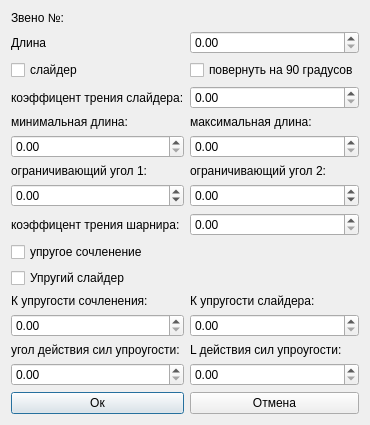
<?xml version="1.0" encoding="UTF-8"?>
<ui version="4.0">
 <class>redact_joint</class>
 <widget class="QDialog" name="redact_joint">
  <property name="geometry">
   <rect>
    <x>0</x>
    <y>0</y>
    <width>342</width>
    <height>397</height>
   </rect>
  </property>
  <property name="maximumSize">
   <size>
    <width>342</width>
    <height>397</height>
   </size>
  </property>
  <property name="windowTitle">
   <string>Dialog</string>
  </property>
  <layout class="QVBoxLayout" name="verticalLayout_2">
   <item>
    <layout class="QVBoxLayout" name="verticalLayout">
     <item>
      <layout class="QGridLayout" name="gridLayout">
       <item row="6" column="0">
        <widget class="QDoubleSpinBox" name="slider_min">
         <property name="maximum">
          <double>10.000000000000000</double>
         </property>
         <property name="singleStep">
          <double>0.100000000000000</double>
         </property>
        </widget>
       </item>
       <item row="6" column="1">
        <widget class="QDoubleSpinBox" name="slider_max">
         <property name="maximum">
          <double>10.000000000000000</double>
         </property>
         <property name="singleStep">
          <double>0.100000000000000</double>
         </property>
        </widget>
       </item>
       <item row="5" column="0">
        <widget class="QLabel" name="label_2">
         <property name="text">
          <string>минимальная длина:</string>
         </property>
        </widget>
       </item>
       <item row="5" column="1">
        <widget class="QLabel" name="label_3">
         <property name="text">
          <string>максимальная длина:</string>
         </property>
        </widget>
       </item>
       <item row="10" column="0">
        <spacer name="verticalSpacer">
         <property name="orientation">
          <enum>Qt::Vertical</enum>
         </property>
         <property name="sizeHint" stdset="0">
          <size>
           <width>20</width>
           <height>40</height>
          </size>
         </property>
        </spacer>
       </item>
       <item row="7" column="0">
        <widget class="QLabel" name="label_4">
         <property name="text">
          <string>ограничивающий угол 1:</string>
         </property>
        </widget>
       </item>
       <item row="7" column="1">
        <widget class="QLabel" name="label_5">
         <property name="text">
          <string>ограничивающий угол 2:</string>
         </property>
        </widget>
       </item>
       <item row="8" column="0">
        <widget class="QDoubleSpinBox" name="ang1">
         <property name="minimum">
          <double>-360.000000000000000</double>
         </property>
         <property name="maximum">
          <double>360.000000000000000</double>
         </property>
        </widget>
       </item>
       <item row="8" column="1">
        <widget class="QDoubleSpinBox" name="ang2">
         <property name="minimum">
          <double>-360.000000000000000</double>
         </property>
         <property name="maximum">
          <double>360.000000000000000</double>
         </property>
        </widget>
       </item>
       <item row="3" column="0">
        <widget class="QCheckBox" name="slider_box">
         <property name="text">
          <string>слайдер</string>
         </property>
        </widget>
       </item>
       <item row="4" column="1">
        <widget class="QDoubleSpinBox" name="slider_K">
         <property name="maximum">
          <double>1.000000000000000</double>
         </property>
         <property name="singleStep">
          <double>0.050000000000000</double>
         </property>
        </widget>
       </item>
       <item row="4" column="0">
        <widget class="QLabel" name="label">
         <property name="text">
          <string>коэффицент трения слайдера:</string>
         </property>
        </widget>
       </item>
       <item row="9" column="0">
        <widget class="QLabel" name="label_6">
         <property name="text">
          <string>коэффицент трения шарнира:</string>
         </property>
        </widget>
       </item>
       <item row="9" column="1">
        <widget class="QDoubleSpinBox" name="joint_K">
         <property name="maximum">
          <double>1.000000000000000</double>
         </property>
         <property name="singleStep">
          <double>0.050000000000000</double>
         </property>
        </widget>
       </item>
       <item row="17" column="0">
        <widget class="QPushButton" name="Ok_but">
         <property name="text">
          <string>Ок</string>
         </property>
        </widget>
       </item>
       <item row="17" column="1">
        <widget class="QPushButton" name="Canc_but">
         <property name="text">
          <string>Отмена</string>
         </property>
        </widget>
       </item>
       <item row="1" column="0">
        <widget class="QLabel" name="bone_num">
         <property name="text">
          <string>Звено №:</string>
         </property>
        </widget>
       </item>
       <item row="1" column="1">
        <widget class="QLabel" name="bone">
         <property name="text">
          <string/>
         </property>
        </widget>
       </item>
       <item row="3" column="1">
        <widget class="QCheckBox" name="subt_cbox">
         <property name="text">
          <string>повернуть на 90 градусов</string>
         </property>
        </widget>
       </item>
       <item row="2" column="0">
        <widget class="QLabel" name="label_7">
         <property name="text">
          <string>Длина</string>
         </property>
        </widget>
       </item>
       <item row="2" column="1">
        <widget class="QDoubleSpinBox" name="len">
         <property name="minimum">
          <double>0.000000000000000</double>
         </property>
         <property name="maximum">
          <double>100.000000000000000</double>
         </property>
         <property name="singleStep">
          <double>0.050000000000000</double>
         </property>
        </widget>
       </item>
       <item row="11" column="0">
        <widget class="QCheckBox" name="joint_elastic_checkbox">
         <property name="text">
          <string>упругое сочленение</string>
         </property>
        </widget>
       </item>
       <item row="12" column="0">
        <widget class="QCheckBox" name="slider_elastic_checkbox">
         <property name="text">
          <string>Упругий слайдер</string>
         </property>
        </widget>
       </item>
       <item row="13" column="0">
        <widget class="QLabel" name="label_8">
         <property name="text">
          <string>К упругости сочленения:</string>
         </property>
        </widget>
       </item>
       <item row="13" column="1">
        <widget class="QLabel" name="label_9">
         <property name="text">
          <string>К упругости слайдера:</string>
         </property>
        </widget>
       </item>
       <item row="15" column="0">
        <widget class="QLabel" name="label_10">
         <property name="text">
          <string>угол действия сил упроугости:</string>
         </property>
        </widget>
       </item>
       <item row="15" column="1">
        <widget class="QLabel" name="label_11">
         <property name="text">
          <string>L действия сил упроугости:</string>
         </property>
        </widget>
       </item>
       <item row="14" column="0">
        <widget class="QDoubleSpinBox" name="joint_elastic_K">
         <property name="singleStep">
          <double>0.050000000000000</double>
         </property>
        </widget>
       </item>
       <item row="14" column="1">
        <widget class="QDoubleSpinBox" name="slider_elastic_K">
         <property name="singleStep">
          <double>0.050000000000000</double>
         </property>
        </widget>
       </item>
       <item row="16" column="0">
        <widget class="QDoubleSpinBox" name="joint_elastic_angle">
         <property name="singleStep">
          <double>0.050000000000000</double>
         </property>
        </widget>
       </item>
       <item row="16" column="1">
        <widget class="QDoubleSpinBox" name="slider_elastic_L">
         <property name="singleStep">
          <double>0.050000000000000</double>
         </property>
        </widget>
       </item>
      </layout>
     </item>
    </layout>
   </item>
  </layout>
 </widget>
 <resources/>
 <connections/>
</ui>
